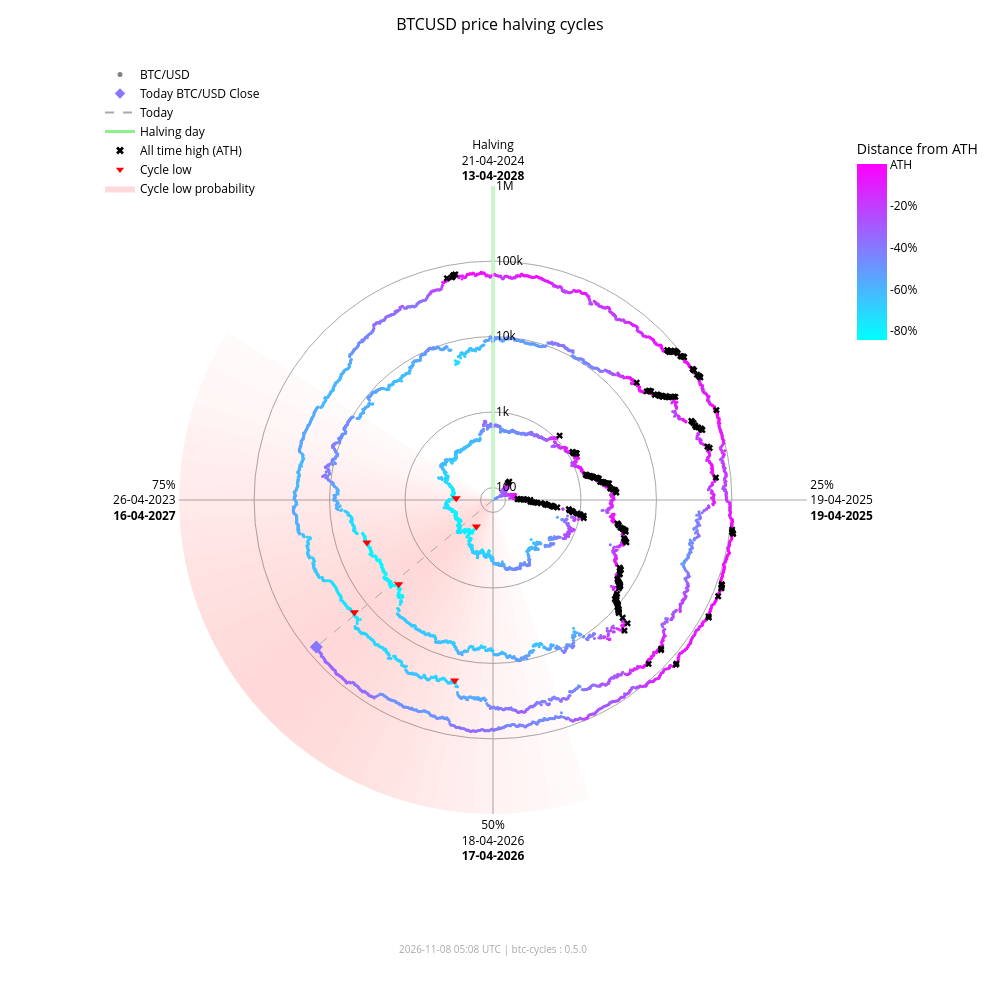

The code cell stored with this chart in its notebook:
### Markdown cell above
### Interactive chart (plotly)

### Code cell
fig_interactive = btc.plot(
    kind="interactive",
    from_date="2012-11-28",
)
# plotly config for interactivity
config = {"scrollZoom": True, "displayModeBar": True}
# display in notebook
fig_interactive.show(config=config)

### Figure 1 — Plotly figure (JSON) as saved in the notebook; plotly's stock layout.template omitted (floating-point values rounded to 4 significant figures; data arrays with more than 128 entries replaced by an {"elided": "..."} marker saying what was removed)
{"data": [{"fill": "toself", "fillcolor": "rgba(255,0,0,0.018306980149439524)", "hoverinfo": "skip", "line": {"width": 0}, "mode": "lines", "r": [68.43, 1000000, 1000000, 68.43, 68.43], "showlegend": false, "theta": [162.0, 162.0, 165.6, 165.6, 162.0], "type": "scatterpolar"}, {"fill": "toself", "fillcolor": "rgba(255,0,0,0.02405911634527998)", "hoverinfo": "skip", "line": {"width": 0}, "mode": "lines", "r": [68.43, 1000000, 1000000, 68.43, 68.43], "showlegend": false, "theta": [165.6, 165.6, 169.2, 169.2, 165.6], "type": "scatterpolar"}, {"fill": "toself", "fillcolor": "rgba(255,0,0,0.030803449372254352)", "hoverinfo": "skip", "line": {"width": 0}, "mode": "lines", "r": [68.43, 1000000, 1000000, 68.43, 68.43], "showlegend": false, "theta": [169.2, 169.2, 172.8, 172.8, 169.2], "type": "scatterpolar"}, {"fill": "toself", "fillcolor": "rgba(255,0,0,0.03847233586005252)", "hoverinfo": "skip", "line": {"width": 0}, "mode": "lines", "r": [68.43, 1000000, 1000000, 68.43, 68.43], "showlegend": false, "theta": [172.8, 172.8, 176.4, 176.4, 172.8], "type": "scatterpolar"}, {"fill": "toself", "fillcolor": "rgba(255,0,0,0.04694405159551339)", "hoverinfo": "skip", "line": {"width": 0}, "mode": "lines", "r": [68.43, 1000000, 1000000, 68.43, 68.43], "showlegend": false, "theta": [176.4, 176.4, 180.0, 180.0, 176.4], "type": "scatterpolar"}, {"fill": "toself", "fillcolor": "rgba(255,0,0,0.05605603979818329)", "hoverinfo": "skip", "line": {"width": 0}, "mode": "lines", "r": [68.43, 1000000, 1000000, 68.43, 68.43], "showlegend": false, "theta": [180.0, 180.0, 183.6, 183.6, 180.0], "type": "scatterpolar"}, {"fill": "toself", "fillcolor": "rgba(255,0,0,0.06562330627802694)", "hoverinfo": "skip", "line": {"width": 0}, "mode": "lines", "r": [68.43, 1000000, 1000000, 68.43, 68.43], "showlegend": false, "theta": [183.6, 183.6, 187.2, 187.2, 183.6], "type": "scatterpolar"}, {"fill": "toself", "fillcolor": "rgba(255,0,0,0.07545707932574237)", "hoverinfo": "skip", "line": {"width": 0}, "mode": "lines", "r": [68.43, 1000000, 1000000, 68.43, 68.43], "showlegend": false, "theta": [187.2, 187.2, 190.8, 190.8, 187.2], "type": "scatterpolar"}, {"fill": "toself", "fillcolor": "rgba(255,0,0,0.08537841060169407)", "hoverinfo": "skip", "line": {"width": 0}, "mode": "lines", "r": [68.43, 1000000, 1000000, 68.43, 68.43], "showlegend": false, "theta": [190.8, 190.8, 194.4, 194.4, 190.8], "type": "scatterpolar"}, {"fill": "toself", "fillcolor": "rgba(255,0,0,0.09522272137134848)", "hoverinfo": "skip", "line": {"width": 0}, "mode": "lines", "r": [68.43, 1000000, 1000000, 68.43, 68.43], "showlegend": false, "theta": [194.4, 194.4, 198.0, 198.0, 194.4], "type": "scatterpolar"}, {"fill": "toself", "fillcolor": "rgba(255,0,0,0.10483418800389058)", "hoverinfo": "skip", "line": {"width": 0}, "mode": "lines", "r": [68.43, 1000000, 1000000, 68.43, 68.43], "showlegend": false, "theta": [198.0, 198.0, 201.6, 201.6, 198.0], "type": "scatterpolar"}, {"fill": "toself", "fillcolor": "rgba(255,0,0,0.11405248627197925)", "hoverinfo": "skip", "line": {"width": 0}, "mode": "lines", "r": [68.43, 1000000, 1000000, 68.43, 68.43], "showlegend": false, "theta": [201.6, 201.6, 205.2, 205.2, 201.6], "type": "scatterpolar"}, {"fill": "toself", "fillcolor": "rgba(255,0,0,0.12269756305009562)", "hoverinfo": "skip", "line": {"width": 0}, "mode": "lines", "r": [68.43, 1000000, 1000000, 68.43, 68.43], "showlegend": false, "theta": [205.2, 205.2, 208.8, 208.8, 205.2], "type": "scatterpolar"}, {"fill": "toself", "fillcolor": "rgba(255,0,0,0.13055959037792858)", "hoverinfo": "skip", "line": {"width": 0}, "mode": "lines", "r": [68.43, 1000000, 1000000, 68.43, 68.43], "showlegend": false, "theta": [208.8, 208.8, 212.4, 212.4, 208.8], "type": "scatterpolar"}, {"fill": "toself", "fillcolor": "rgba(255,0,0,0.13740037014073872)", "hoverinfo": "skip", "line": {"width": 0}, "mode": "lines", "r": [68.43, 1000000, 1000000, 68.43, 68.43], "showlegend": false, "theta": [212.4, 212.4, 216.0, 216.0, 212.4], "type": "scatterpolar"}, {"fill": "toself", "fillcolor": "rgba(255,0,0,0.14296927208088228)", "hoverinfo": "skip", "line": {"width": 0}, "mode": "lines", "r": [68.43, 1000000, 1000000, 68.43, 68.43], "showlegend": false, "theta": [216.0, 216.0, 219.6, 219.6, 216.0], "type": "scatterpolar"}, {"fill": "toself", "fillcolor": "rgba(255,0,0,0.14703219887325494)", "hoverinfo": "skip", "line": {"width": 0}, "mode": "lines", "r": [68.43, 1000000, 1000000, 68.43, 68.43], "showlegend": false, "theta": [219.6, 219.6, 223.2, 223.2, 219.6], "type": "scatterpolar"}, {"fill": "toself", "fillcolor": "rgba(255,0,0,0.14940752827264187)", "hoverinfo": "skip", "line": {"width": 0}, "mode": "lines", "r": [68.43, 1000000, 1000000, 68.43, 68.43], "showlegend": false, "theta": [223.2, 223.2, 226.8, 226.8, 223.2], "type": "scatterpolar"}, {"fill": "toself", "fillcolor": "rgba(255,0,0,0.15)", "hoverinfo": "skip", "line": {"width": 0}, "mode": "lines", "r": [68.43, 1000000, 1000000, 68.43, 68.43], "showlegend": false, "theta": [226.8, 226.8, 230.4, 230.4, 226.8], "type": "scatterpolar"}, {"fill": "toself", "fillcolor": "rgba(255,0,0,0.14882314851976614)", "hoverinfo": "skip", "line": {"width": 0}, "mode": "lines", "r": [68.43, 1000000, 1000000, 68.43, 68.43], "showlegend": false, "theta": [230.4, 230.4, 234.0, 234.0, 230.4], "type": "scatterpolar"}, {"fill": "toself", "fillcolor": "rgba(255,0,0,0.14600334989350275)", "hoverinfo": "skip", "line": {"width": 0}, "mode": "lines", "r": [68.43, 1000000, 1000000, 68.43, 68.43], "showlegend": false, "theta": [234.0, 234.0, 237.6, 237.6, 234.0], "type": "scatterpolar"}, {"fill": "toself", "fillcolor": "rgba(255,0,0,0.14176315293000513)", "hoverinfo": "skip", "line": {"width": 0}, "mode": "lines", "r": [68.43, 1000000, 1000000, 68.43, 68.43], "showlegend": false, "theta": [237.6, 237.6, 241.2, 241.2, 237.6], "type": "scatterpolar"}, {"fill": "toself", "fillcolor": "rgba(255,0,0,0.1363869302869166)", "hoverinfo": "skip", "line": {"width": 0}, "mode": "lines", "r": [68.43, 1000000, 1000000, 68.43, 68.43], "showlegend": false, "theta": [241.2, 241.2, 244.8, 244.8, 241.2], "type": "scatterpolar"}, {"fill": "toself", "fillcolor": "rgba(255,0,0,0.13017643696734477)", "hoverinfo": "skip", "line": {"width": 0}, "mode": "lines", "r": [68.43, 1000000, 1000000, 68.43, 68.43], "showlegend": false, "theta": [244.8, 244.8, 248.4, 248.4, 244.8], "type": "scatterpolar"}, {"fill": "toself", "fillcolor": "rgba(255,0,0,0.1234063302665758)", "hoverinfo": "skip", "line": {"width": 0}, "mode": "lines", "r": [68.43, 1000000, 1000000, 68.43, 68.43], "showlegend": false, "theta": [248.4, 248.4, 252.0, 252.0, 248.4], "type": "scatterpolar"}, {"fill": "toself", "fillcolor": "rgba(255,0,0,0.11628949020714345)", "hoverinfo": "skip", "line": {"width": 0}, "mode": "lines", "r": [68.43, 1000000, 1000000, 68.43, 68.43], "showlegend": false, "theta": [252.0, 252.0, 255.6, 255.6, 252.0], "type": "scatterpolar"}, {"fill": "toself", "fillcolor": "rgba(255,0,0,0.108959277972535)", "hoverinfo": "skip", "line": {"width": 0}, "mode": "lines", "r": [68.43, 1000000, 1000000, 68.43, 68.43], "showlegend": false, "theta": [255.6, 255.6, 259.2, 259.2, 255.6], "type": "scatterpolar"}, {"fill": "toself", "fillcolor": "rgba(255,0,0,0.1014715299920515)", "hoverinfo": "skip", "line": {"width": 0}, "mode": "lines", "r": [68.43, 1000000, 1000000, 68.43, 68.43], "showlegend": false, "theta": [259.2, 259.2, 262.8, 262.8, 259.2], "type": "scatterpolar"}, {"fill": "toself", "fillcolor": "rgba(255,0,0,0.09382430417652897)", "hoverinfo": "skip", "line": {"width": 0}, "mode": "lines", "r": [68.43, 1000000, 1000000, 68.43, 68.43], "showlegend": false, "theta": [262.8, 262.8, 266.4, 266.4, 262.8], "type": "scatterpolar"}, {"fill": "toself", "fillcolor": "rgba(255,0,0,0.08598937207621672)", "hoverinfo": "skip", "line": {"width": 0}, "mode": "lines", "r": [68.43, 1000000, 1000000, 68.43, 68.43], "showlegend": false, "theta": [266.4, 266.4, 270.0, 270.0, 266.4], "type": "scatterpolar"}, {"fill": "toself", "fillcolor": "rgba(255,0,0,0.07794710108398434)", "hoverinfo": "skip", "line": {"width": 0}, "mode": "lines", "r": [68.43, 1000000, 1000000, 68.43, 68.43], "showlegend": false, "theta": [270.0, 270.0, 273.6, 273.6, 270.0], "type": "scatterpolar"}, {"fill": "toself", "fillcolor": "rgba(255,0,0,0.06971614429145927)", "hoverinfo": "skip", "line": {"width": 0}, "mode": "lines", "r": [68.43, 1000000, 1000000, 68.43, 68.43], "showlegend": false, "theta": [273.6, 273.6, 277.2, 277.2, 273.6], "type": "scatterpolar"}, {"fill": "toself", "fillcolor": "rgba(255,0,0,0.061371174705723626)", "hoverinfo": "skip", "line": {"width": 0}, "mode": "lines", "r": [68.43, 1000000, 1000000, 68.43, 68.43], "showlegend": false, "theta": [277.2, 277.2, 280.8, 280.8, 277.2], "type": "scatterpolar"}, {"fill": "toself", "fillcolor": "rgba(255,0,0,0.05304520605236535)", "hoverinfo": "skip", "line": {"width": 0}, "mode": "lines", "r": [68.43, 1000000, 1000000, 68.43, 68.43], "showlegend": false, "theta": [280.8, 280.8, 284.4, 284.4, 280.8], "type": "scatterpolar"}, {"fill": "toself", "fillcolor": "rgba(255,0,0,0.044916938988340704)", "hoverinfo": "skip", "line": {"width": 0}, "mode": "lines", "r": [68.43, 1000000, 1000000, 68.43, 68.43], "showlegend": false, "theta": [284.4, 284.4, 288.0, 288.0, 284.4], "type": "scatterpolar"}, {"fill": "toself", "fillcolor": "rgba(255,0,0,0.0371870550186571)", "hoverinfo": "skip", "line": {"width": 0}, "mode": "lines", "r": [68.43, 1000000, 1000000, 68.43, 68.43], "showlegend": false, "theta": [288.0, 288.0, 291.6, 291.6, 288.0], "type": "scatterpolar"}, {"fill": "toself", "fillcolor": "rgba(255,0,0,0.030049603184432498)", "hoverinfo": "skip", "line": {"width": 0}, "mode": "lines", "r": [68.43, 1000000, 1000000, 68.43, 68.43], "showlegend": false, "theta": [291.6, 291.6, 295.2, 295.2, 291.6], "type": "scatterpolar"}, {"fill": "toself", "fillcolor": "rgba(255,0,0,0.023665126797805223)", "hoverinfo": "skip", "line": {"width": 0}, "mode": "lines", "r": [68.43, 1000000, 1000000, 68.43, 68.43], "showlegend": false, "theta": [295.2, 295.2, 298.8, 298.8, 295.2], "type": "scatterpolar"}, {"fill": "toself", "fillcolor": "rgba(255,0,0,0.018141004067302662)", "hoverinfo": "skip", "line": {"width": 0}, "mode": "lines", "r": [68.43, 1000000, 1000000, 68.43, 68.43], "showlegend": false, "theta": [298.8, 298.8, 302.4, 302.4, 298.8], "type": "scatterpolar"}, {"hoverinfo": "skip", "line": {"color": "darkgrey", "dash": "dash", "width": 1}, "mode": "lines", "r": [68.43, 75750.0], "showlegend": false, "theta": [230.3, 230.3], "type": "scatterpolar"}, {"hoverinfo": "skip", "line": {"color": "lightgreen", "width": 3}, "mode": "lines", "r": [68.43, 1000000], "showlegend": false, "theta": [0, 0], "type": "scatterpolar"}, {"hoverinfo": "text", "marker": {"color": {"elided": "4943 str values"}, "size": 3}, "mode": "markers", "r": {"elided": "4943 float values"}, "showlegend": false, "text": {"elided": "4943 str values"}, "theta": {"elided": "4943 float values"}, "type": "scatterpolar"}, {"hoverinfo": "text", "marker": {"color": "#8976ff", "size": 10, "symbol": "diamond"}, "mode": "markers", "r": [75750.0], "showlegend": false, "text": ["Today<br>Date: 2026-11-07<br>Price: $75,747.58"], "theta": [230.3], "type": "scatterpolar"}, {"hoverinfo": "text", "marker": {"color": "black", "size": 6, "symbol": "x"}, "mode": "markers", "r": {"elided": "182 float values"}, "showlegend": false, "text": {"elided": "182 str values"}, "theta": {"elided": "182 float values"}, "type": "scatterpolar"}, {"hoverinfo": "text", "marker": {"color": "red", "size": 8, "symbol": "triangle-down"}, "mode": "markers", "r": [178.1, 210.5, 3237.0, 3961.0, 19020.0, 15790.0], "showlegend": false, "text": ["Cycle Low<br>Date: 2015-01-14<br>Price: $178.10<br>ATH distance: -84.5%", "Cycle Low<br>Date: 2015-08-24<br>Price: $210.49<br>ATH distance: -81.7%", "Cycle Low<br>Date: 2018-12-15<br>Price: $3,236.76<br>ATH distance: -83.4%", "Cycle Low<br>Date: 2019-03-15<br>Price: $3,960.91<br>ATH distance: -79.7%", "Cycle Low<br>Date: 2022-06-18<br>Price: $19,017.64<br>ATH distance: -71.9%", "Cycle Low<br>Date: 2022-11-21<br>Price: $15,787.28<br>ATH distance: -76.6%"], "theta": [212.1, 272.7, 228.3, 251.4, 192.0, 231.0], "type": "scatterpolar"}, {"marker": {"color": "grey", "size": 5}, "mode": "markers", "name": "BTC/USD", "r": [null], "theta": [null], "type": "scatterpolar"}, {"marker": {"color": "#8976ff", "size": 8, "symbol": "diamond"}, "mode": "markers", "name": "Today BTC/USD Close", "r": [null], "theta": [null], "type": "scatterpolar"}, {"line": {"color": "darkgrey", "dash": "dash"}, "mode": "lines", "name": "Today", "r": [null], "theta": [null], "type": "scatterpolar"}, {"line": {"color": "lightgreen", "width": 3}, "mode": "lines", "name": "Halving day", "r": [null], "theta": [null], "type": "scatterpolar"}, {"marker": {"color": "black", "size": 7, "symbol": "x"}, "mode": "markers", "name": "All time high (ATH)", "r": [null], "theta": [null], "type": "scatterpolar"}, {"marker": {"color": "red", "size": 7, "symbol": "triangle-down"}, "mode": "markers", "name": "Cycle low", "r": [null], "theta": [null], "type": "scatterpolar"}, {"fill": "toself", "fillcolor": "rgba(255,0,0,0.15)", "line": {"width": 0}, "mode": "lines", "name": "Cycle low probability", "r": [null], "theta": [null], "type": "scatterpolar"}, {"hoverinfo": "skip", "marker": {"cmax": 0, "cmin": -0.8453, "color": [0], "colorbar": {"len": 0.25, "ticktext": ["ATH", "-20%", "-40%", "-60%", "-80%", "-100%"], "tickvals": [0, -0.2, -0.4, -0.6, -0.8, -1.0], "title": {"text": "Distance from ATH"}, "x": 0.95, "y": 0.92, "yanchor": "top"}, "colorscale": {"elided": "256x2 mixed values"}, "showscale": true, "size": 0}, "mode": "markers", "r": [null], "showlegend": false, "theta": [null], "type": "scatterpolar"}], "layout": {"annotations": [{"font": {"color": "darkgrey", "size": 10}, "showarrow": false, "text": "2026-11-08 05:08 UTC | btc-cycles : 0.5.0", "x": 0.5, "xref": "paper", "y": -0.02, "yref": "paper"}], "font": {"color": "black"}, "height": 1000, "legend": {"bgcolor": "rgba(0,0,0,0)", "font": {"color": "black"}, "x": 0.0, "y": 1.0}, "margin": {"b": 60, "l": 100, "r": 80, "t": 60}, "paper_bgcolor": "white", "plot_bgcolor": "white", "polar": {"angularaxis": {"color": "black", "direction": "clockwise", "gridcolor": "darkgrey", "rotation": 90, "ticktext": ["Halving<br>21-04-2024<br><b>13-04-2028</b>", "25%<br>19-04-2025<br><b>19-04-2025</b>", "50%<br>18-04-2026<br><b>17-04-2026</b>", "75%<br>26-04-2023<br><b>16-04-2027</b>"], "tickvals": [0, 90, 180, 270]}, "bgcolor": "white", "domain": {"x": [0.1, 0.9], "y": [0.05, 0.95]}, "radialaxis": {"angle": 90, "color": "black", "gridcolor": "darkgrey", "range": [1.835, 6.0], "tickangle": 90, "ticktext": ["100", "1k", "10k", "100k", "1M"], "tickvals": [100, 1000, 10000, 100000, 1000000], "type": "log"}}, "title": {"font": {"color": "black", "size": 16}, "text": "BTCUSD price halving cycles", "x": 0.5}, "width": 1000}}
